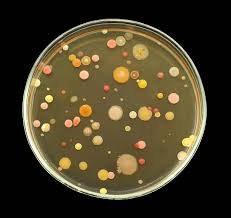
#> input picture images/placa.jpg, 231 x 218 px, found by its file name
$ python count_colonies.py
#> lines starting #> are read from the running program, lines starting #| are printed output that depends on the picture; after the words box and inside, x2 and y2 are one past the last pixel; in counts of white or black regions, pixels touching at a corner belong together
"""
CellSAM-based macroscopic colony counter for Petri dish images.
Usage: python scripts/count_colonies.py <image_path>
Example: python scripts/count_colonies.py images/placas/actinomicetos_1.jpeg

Each image must contain two Petri dishes (landscape: left/right,
portrait: top/bottom). Both plates are replicates of the same sample;
their counts should be close — the script reports a reliability indicator.

CellSAM handles segmentation. Classical CV is used only for plate detection
and cropping. Results are saved to results/colonies/.

Tuning: adjust the PARAMETERS block below if counts are consistently off.
"""

import sys
import numpy as np
import cv2
import matplotlib
matplotlib.use("Agg")
import matplotlib.pyplot as plt
from pathlib import Path
from skimage.measure import regionprops

from cellSAM import get_model, segment_cellular_image


# ── PARAMETERS ────────────────────────────────────────────────────────────────
MIN_COLONY_AREA = 300    # px² — blobs smaller than this are noise
MAX_COLONY_AREA = 50000  # px² — blobs larger than this are merged/artifacts
MIN_SOLIDITY    = 0.50   # filter crescents/arcs (glass rim artifacts)
NORMALIZE       = True   # CellSAM: percentile normalisation + CLAHE
                          # set False if image is already well-normalised
POSTPROCESS     = False  # CellSAM: extra postprocessing for noisy images

# ── MODEL (loaded once, reused across plates/images) ─────────────────────────
_model = None


def _get_model():
    global _model
    if _model is None:
        print("  Loading CellSAM model (first time only)...")
        _model = get_model()
        print("  Model ready.")
    return _model


# ── PLATE DETECTION ───────────────────────────────────────────────────────────

def detect_plates(img_bgr):
    """
    Detect one Petri dish per image half using HoughCircles.

    Portrait (h > w): top/bottom halves.
    Landscape (w >= h): left/right halves.

    Returns [(cx, cy, r), ...] ordered top-bottom or left-right.
    """
    h, w = img_bgr.shape[:2]
    portrait = h > w

    plates = []
    for i in range(2):
        if portrait:
            y0, y1 = i * h // 2, (i + 1) * h // 2
            half = img_bgr[y0:y1, :]
            ox, oy = 0, y0
        else:
            x0, x1 = i * w // 2, (i + 1) * w // 2
            half = img_bgr[:, x0:x1]
            ox, oy = x0, 0

        hh, hw = half.shape[:2]
        gray    = cv2.cvtColor(half, cv2.COLOR_BGR2GRAY)
        blurred = cv2.GaussianBlur(gray, (21, 21), 0)

        circles = cv2.HoughCircles(
            blurred,
            cv2.HOUGH_GRADIENT,
            dp=1.2,
            minDist=max(hh, hw),
            param1=60,
            param2=25,
            minRadius=int(min(hh, hw) * 0.30),
            maxRadius=int(min(hh, hw) * 0.52),
        )

        if circles is not None:
            best = np.round(circles[0][0]).astype(int)
            cx, cy, r = int(best[0]) + ox, int(best[1]) + oy, int(best[2])
        else:
            print(f"  Warning: no circle in half {i+1}, using fallback.")
            cx = hw // 2 + ox
            cy = hh // 2 + oy
            r  = int(min(hh, hw) * 0.43)

        plates.append((cx, cy, r))

    return plates


def crop_plate(img_bgr, cx, cy, r, shrink=0.86):
    """
    Crop a circular plate region from the image.
    Returns (crop_bgr, circular_mask, x1, y1).
    Pixels outside the circle are set to 0.
    """
    r_use = int(r * shrink)
    x1 = max(0, cx - r_use)
    y1 = max(0, cy - r_use)
    x2 = min(img_bgr.shape[1], cx + r_use)
    y2 = min(img_bgr.shape[0], cy + r_use)

    crop   = img_bgr[y1:y2, x1:x2].copy()
    hc, wc = crop.shape[:2]
    cx_l   = cx - x1
    cy_l   = cy - y1

    mask = np.zeros((hc, wc), dtype=np.uint8)
    cv2.circle(mask, (cx_l, cy_l), r_use, 255, -1)
    crop[mask == 0] = 0

    return crop, mask, x1, y1


# ── CELLSAM SEGMENTATION ──────────────────────────────────────────────────────

def segment_colonies(crop_bgr, plate_mask):
    """
    Segment colonies in a cropped plate using CellSAM.

    CellSAM receives an RGB crop with the circular plate region intact and
    black outside. Its output mask is then filtered by area and solidity to
    remove noise and rim artifacts.

    Returns (label_mask, valid_regionprops, all_detections_binary).
    """
    model    = _get_model()
    crop_rgb = cv2.cvtColor(crop_bgr, cv2.COLOR_BGR2RGB)

    mask, _, _ = segment_cellular_image(
        crop_rgb,
        model=model,
        normalize=NORMALIZE,
        postprocess=POSTPROCESS,
        device="cpu",
    )

    # Zero out anything outside the circular plate
    mask = mask.copy()
    mask[plate_mask == 0] = 0

    # Binary of all CellSAM detections (for visualization)
    binary_all = (mask > 0).astype(np.uint8) * 255

    # Filter by area and solidity
    props = regionprops(mask)
    valid = [p for p in props
             if MIN_COLONY_AREA <= p.area <= MAX_COLONY_AREA
             and p.solidity >= MIN_SOLIDITY]

    return mask, valid, binary_all


# ── VISUALIZATION ─────────────────────────────────────────────────────────────

def draw_overlay(crop_bgr, valid_props, label_mask):
    overlay = cv2.cvtColor(crop_bgr, cv2.COLOR_BGR2RGB).copy().astype(np.float32) / 255.0
    for prop in valid_props:
        region = label_mask == prop.label
        overlay[region] = overlay[region] * 0.45 + np.array([0.15, 0.85, 0.35]) * 0.55
    return overlay


# ── MAIN PROCESSING ───────────────────────────────────────────────────────────

def process_image(img_path, output_dir):
    """
    Detect plates, run CellSAM segmentation, save visualisation.
    Returns list of colony counts [plate_A, plate_B].
    """
    img_path   = Path(img_path)
    output_dir = Path(output_dir)
    output_dir.mkdir(parents=True, exist_ok=True)

    img = cv2.imread(str(img_path))
#> img is the input picture: shape (218, 231, 3); mean B, G, R 38.2, 60.9, 70
    if img is None:
        raise FileNotFoundError(f"Cannot open image: {img_path}")

    h_img, w_img = img.shape[:2]
#> h_img = 218; w_img = 231
    orientation  = "portrait" if h_img > w_img else "landscape"
#> orientation = 'landscape'
    print(f"  {w_img}x{h_img} ({orientation})")
#|   231x218 (landscape)

    plates      = detect_plates(img)
#> the loop in detect_plates, `for i in range(2):` made 2 passes
#> pass 1, in detect_plates, `half = img_bgr[:, x0:x1]`:
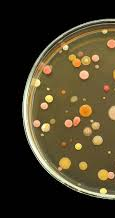
#> half: shape (218, 115, 3); mean B, G, R 37.8, 60.3, 69.5
#> pass 1, in detect_plates, `blurred = cv2.GaussianBlur(gray, (21, 21), 0)`:
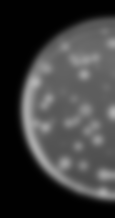
#> blurred: shape (218, 115); min 1, max 179, mean 60.5
#> after the loop in detect_plates, `for i in range(2):`:
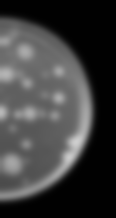
#> blurred: shape (218, 116); min 1, max 206, mean 61.6
#> after the loop in detect_plates, `for i in range(2):`:
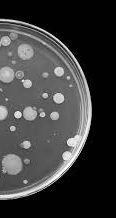
#> gray: shape (218, 116); min 0, max 253, mean 61.6
#> after the loop in detect_plates, `for i in range(2):`: plates = [(57, 109, 49), (173, 109, 49)]
#> plates = [(57, 109, 49), (173, 109, 49)]
    plate_names = ["A", "B"]
    counts      = []

    n_plates = len(plates)
#> n_plates = 2
    fig, axes = plt.subplots(n_plates, 3, figsize=(15, 6 * n_plates))
    if n_plates == 1:
        axes = axes[np.newaxis, :]

    for i, (cx, cy, r) in enumerate(plates):
        name = plate_names[i] if i < len(plate_names) else str(i + 1)
        print(f"  Plate {name}: circle at ({cx},{cy}) r={r}")

        crop, mask, _, _ = crop_plate(img, cx, cy, r)
        label_mask, valid, binary_all = segment_colonies(crop, mask)
        n = len(valid)
        counts.append(n)
        print(f"  Plate {name}: {n} colonies")

        crop_rgb = cv2.cvtColor(crop, cv2.COLOR_BGR2RGB)
        overlay  = draw_overlay(crop, valid, label_mask)

        axes[i, 0].imshow(crop_rgb)
        axes[i, 0].set_title(f"Plate {name} — original", fontsize=13)
        axes[i, 0].axis("off")

        axes[i, 1].imshow(binary_all, cmap="gray")
        axes[i, 1].set_title(f"Plate {name} — CellSAM detections", fontsize=13)
        axes[i, 1].axis("off")

        axes[i, 2].imshow(overlay)
        axes[i, 2].set_title(f"Plate {name} — {n} colonies (filtered)", fontsize=13,
                             fontweight="bold")
        axes[i, 2].axis("off")
#> this loop made 1 pass
#> (cx, cy, r, name, r_use in crop_plate, x1 in crop_plate, y1 in crop_plate, x2 in crop_plate) on pass 1: (57, 109, 49, 'A', 42, 15, 67, 99)
#> (printed output is left out)
#> pass 1, in crop_plate, `crop   = img_bgr[y1:y2, x1:x2].copy()`:
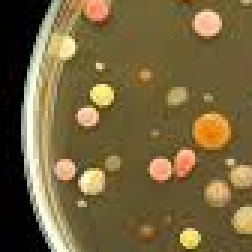
#> crop: shape (84, 84, 3) (shown 3 times larger); mean B, G, R 61.7, 100.5, 116.8
#> pass 1, in process_image, `crop, mask, _, _ = crop_plate(img, cx, cy, r)`:
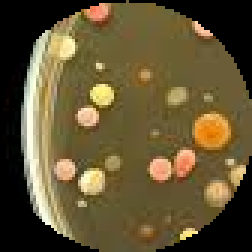
#> crop: shape (84, 84, 3) (shown 3 times larger); mean B, G, R 51.5, 84.6, 98.6
#> pass 1, in process_image, `crop, mask, _, _ = crop_plate(img, cx, cy, r)`:
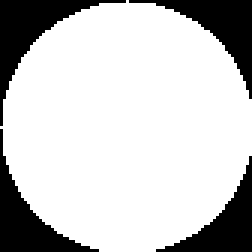
#> mask: shape (84, 84) (shown 3 times larger); 78.3% white; 4 black regions, box (x1, y1, x2, y2) and area: (0, 0, 42, 42) 425, (43, 0, 84, 33) 383, (0, 43, 33, 84) 383, (52, 52, 84, 84) 342
#> after the loop, counts = []

    plt.tight_layout()
    out_path = output_dir / f"{img_path.stem}_colony_count.png"
    plt.savefig(out_path, dpi=150, bbox_inches="tight")
    plt.close()

    if len(counts) == 2 and all(c > 0 for c in counts):
        diff_pct = abs(counts[0] - counts[1]) / max(counts) * 100
        tag = "CONFIABLE" if diff_pct <= 10 else ("ACEPTABLE" if diff_pct <= 20 else "REVISAR")
        print(f"  Diferencia entre placas: {diff_pct:.1f}%  [{tag}]")

    return counts


# ── ENTRY POINT ───────────────────────────────────────────────────────────────
if __name__ == "__main__":
    img_path   = Path(sys.argv[1]) if len(sys.argv) > 1 else Path("images/placa.jpg")
    output_dir = Path("results/colonies")

    print(f"\n[1] Processing: {img_path}")
#> (the run stopped early here; a loop or call above may not have finished)

$ run again, with images/placas/actinomicetos_1.jpeg copied over images/placa.jpg
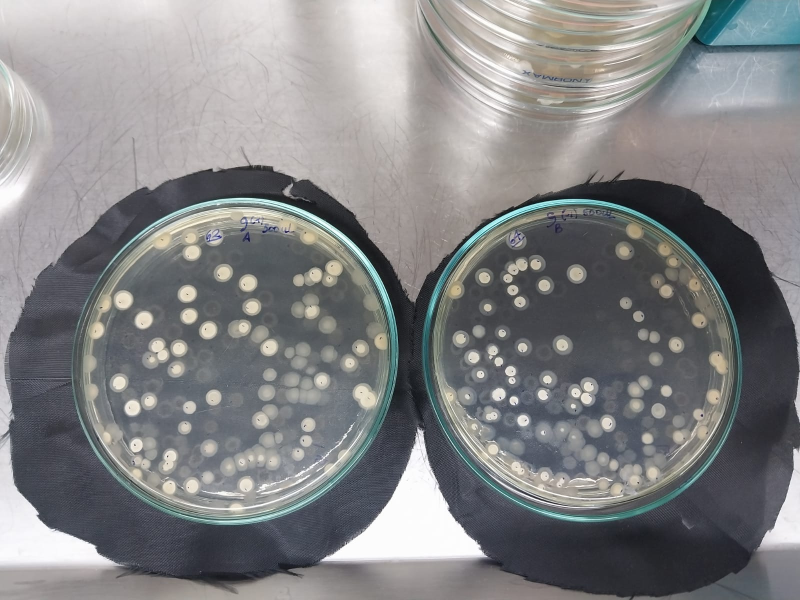
#> input picture images/placas/actinomicetos_1.jpeg, 1600 x 1200 px, found by its file name (shown at 1/2 size)
#> in process_image, img is the input picture: shape (1200, 1600, 3); mean B, G, R 132.2, 131.1, 130.6
#|   1600x1200 (landscape)
#> the loop in detect_plates, `for i in range(2):` made 2 passes
#> (circles, best, cx, cy, r) on pass 2: ([[349.8, 714.6, 317.5]], [350, 715, 318], 1150, 715, 318)
#> after the loop in detect_plates, `for i in range(2):`:
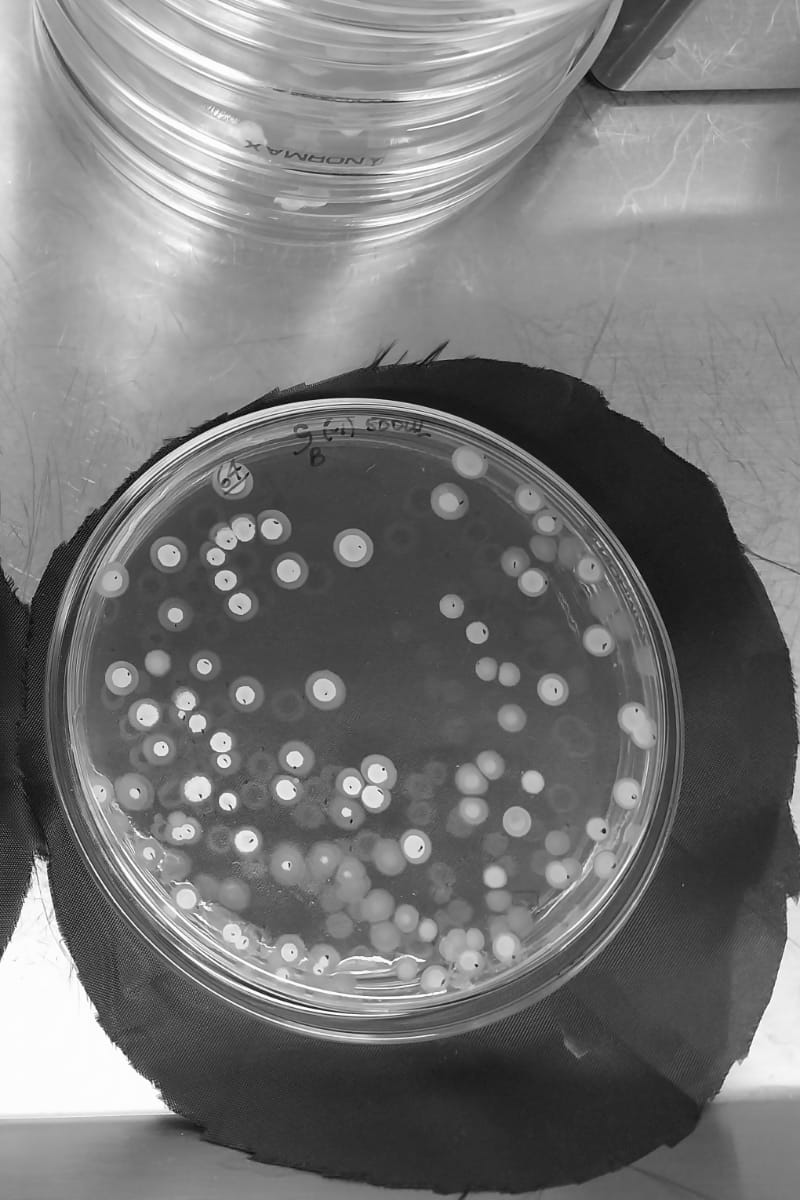
#> gray: shape (1200, 800); min 1, max 255, mean 118.4
#> after the loop in detect_plates, `for i in range(2):`: plates = [(483, 713, 319), (1150, 715, 318)]
#> n_plates = 2
#> the loop in process_image, `for i, (cx, cy, r) in enumerate(plates):` made 1 pass
#> (cx, cy, r, name, r_use in crop_plate, x1 in crop_plate, y1 in crop_plate, x2 in crop_plate) on pass 1: (483, 713, 319, 'A', 274, 209, 439, 757)
#> (printed output is left out)
#> pass 1, in process_image, `crop, mask, _, _ = crop_plate(img, cx, cy, r)`:
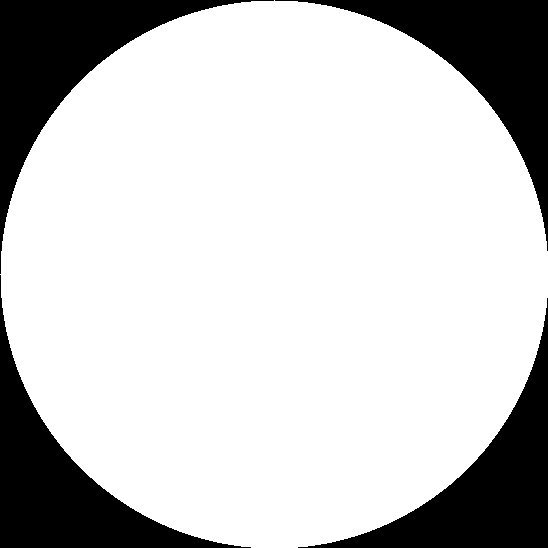
#> mask: shape (548, 548); 78.5% white; 4 black regions, box (x1, y1, x2, y2) and area: (0, 0, 274, 274) 16393, (275, 0, 548, 251) 16119, (0, 275, 251, 548) 16119, (298, 298, 548, 548) 15846
#> after the loop in process_image, `for i, (cx, cy, r) in enumerate(plates):`: counts = []

$ run again, with images/celulas.png.png saved as images/placa.jpg
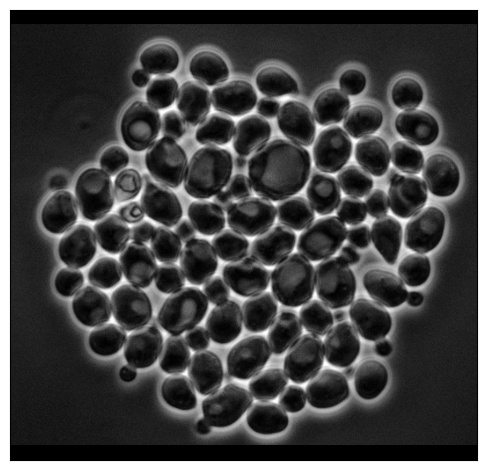
#> input picture images/celulas.png.png, 486 x 470 px, found by its file name
#> in process_image, img is the input picture: shape (470, 486, 3); min 0, max 255, mean 69.2
#|   486x470 (landscape)
#> the loop in detect_plates, `for i in range(2):` made 2 passes
#> (circles, best, cx, cy, r) on pass 2: ([[106.2, 191.4, 109.4]], [106, 191, 109], 349, 191, 109)
#> after the loop in detect_plates, `for i in range(2):`:
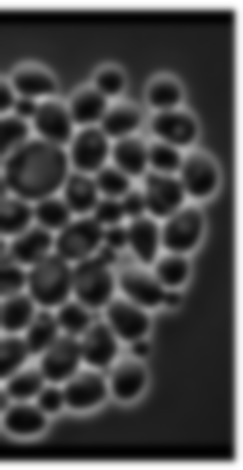
#> blurred: shape (470, 243); min 1, max 255, mean 69.9
#> after the loop in detect_plates, `for i in range(2):`: plates = [(118, 248, 82), (349, 191, 109)]
#> n_plates = 2
#> the loop in process_image, `for i, (cx, cy, r) in enumerate(plates):` made 1 pass
#> (cx, cy, r, name, r_use in crop_plate, x1 in crop_plate, y1 in crop_plate, x2 in crop_plate) on pass 1: (118, 248, 82, 'A', 70, 48, 178, 188)
#> (printed output is left out)
#> pass 1, in process_image, `crop, mask, _, _ = crop_plate(img, cx, cy, r)`:
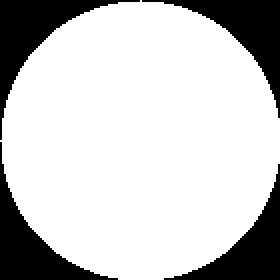
#> mask: shape (140, 140) (shown 2 times larger); 78.4% white; 4 black regions, box (x1, y1, x2, y2) and area: (0, 0, 70, 70) 1127, (71, 0, 140, 59) 1057, (0, 71, 59, 140) 1057, (82, 82, 140, 140) 988
#> after the loop in process_image, `for i, (cx, cy, r) in enumerate(plates):`: counts = []
